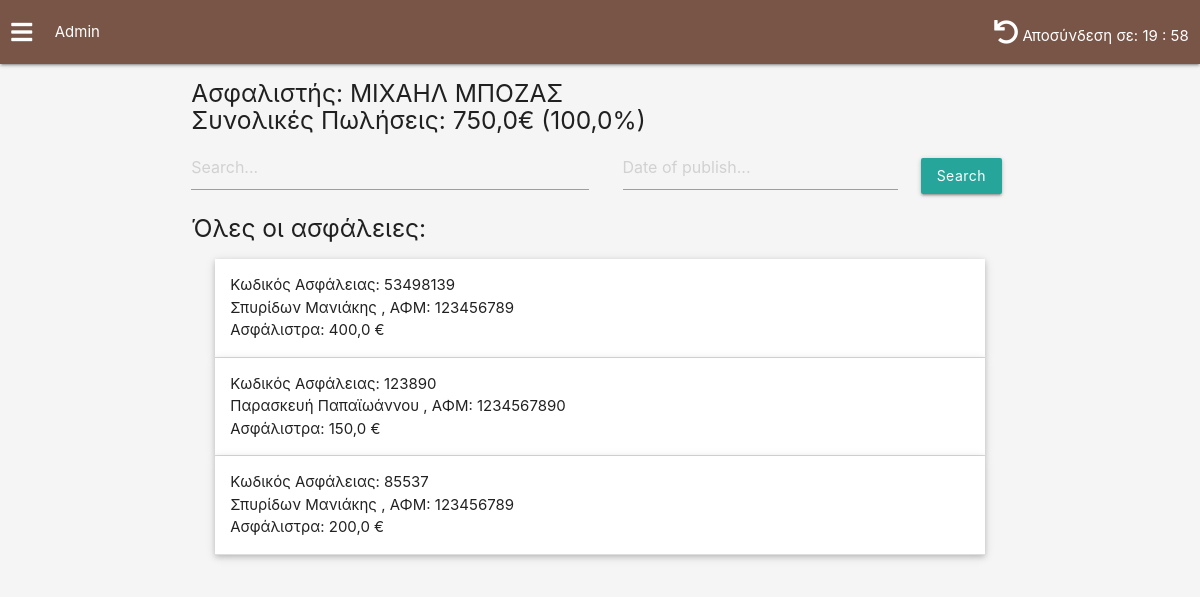
The app's page /insurer_details/2 (signed in) with its own data.
### myApp/models.py (models this page shows, shortened)
class Insurer(AbstractUser):
    employee_externalPartner_choices = (
        ('Υπάλληλος', 'Υπάλληλος'),
        ('Εξωτερικός', 'Εξωτερικός')
    )
    first_name               = models.CharField(max_length=64, default="")
    last_name                = models.CharField(max_length=64, default="")
    address                  = models.CharField(max_length=254, default="")
    age                      = models.IntegerField(default=1)
    AFM                      = models.IntegerField(null=True, default=None, unique=True)
    employee_externalPartner = models.CharField(max_length=64, choices=employee_externalPartner_choices, default="")
    class Meta:
        verbose_name_plural = "Insurers"

class Insurance(models.Model):
    duration_choices = (
        ("Ετήσια", "Ετήσια"),
        ("Εξάμηνη", "Εξάμηνη"),
        ("Τρίμηνη", "Τρίμηνη")
    )
    payment_method_choices = (
        ("Ετήσια", "Ετήσια"),
        ("Εξάμηνη", "Εξάμηνη"),
        ("Τρίμηνη", "Τρίμηνη")
    )
    insurance_company_choices = (
        ("Εθνική", "Εθνική"),
        ("NN", "NN"),
        ("Groupama", "Groupama")
    )
    kind_of_contract_choices = (
        ("Ζωής", "Ζωής"),
        ("Οχήματος", "Οχήματος"),
        ("Πυρός", "Πυρός"),
        ("Αστικής Ευθύνης", "Αστικής Ευθύνης")
    )
    kind_of_contract   = models.CharField(max_length=128, choices=kind_of_contract_choices, default="")
    active             = models.BooleanField(default=True)
    insurance_company  = models.CharField(max_length=64, choices=insurance_company_choices, default="")
    renew_date         = models.DateField(null=True)
    dateOfPublish      = models.DateField(null=True)
    duration           = models.CharField(max_length=64, choices=duration_choices)
    payment_method     = models.CharField(max_length=64, choices=payment_method_choices)
    insurance_premiums = models.FloatField(null=True, default=0)
    insurance_code     = models.IntegerField(null=True, default=0, unique=True)
    customer           = models.ForeignKey(Customer, on_delete=models.CASCADE)
    insurer            = models.ForeignKey(Insurer, on_delete=models.CASCADE)

class Customer(models.Model):
    first_name  = models.CharField(max_length=64, default="")
    last_name   = models.CharField(max_length=64, default="")
    AFM         = models.IntegerField(default=0, unique=True)
    AMKA        = models.IntegerField(default=0, unique=True)
    address     = models.CharField(max_length=128, default="")
    dateOfBirth = models.DateField(null=True)
    age         = models.IntegerField(null=True, default=0)
    insurer     = models.ForeignKey(Insurer, on_delete=models.CASCADE)

### myApp/views.py (the view, shortened to what this page needs)
# urls.py: path('insurer_details/<int:insurer_id>', views.insurer_details, name="insurer_details"),
def insurer_details(request, insurer_id):
    if not request.user.is_authenticated:
        return render(request, "html/index.html", {"message": 'Invalid credentials.'})
    if not request.user.is_staff:
        return render(request, "html/index.html", {"message": "You can't access this page."})
    is_admin = True if request.user.is_staff else False
    insurer_to_display = Insurer.objects.get(id=insurer_id)
    insurances_to_display = Insurance.objects.filter(insurer=insurer_to_display)
    sum_total = 0
    sum_insurer = 0
    monthOfPublish = False
    has_insurances = True if insurances_to_display else False
    for insurance in Insurance.objects.all():
        sum_total += insurance.insurance_premiums
    for insurance in insurances_to_display:
        sum_insurer += insurance.insurance_premiums
    if sum_total != 0:
        percentage = (sum_insurer / sum_total) * 100
        percentage = round(percentage, 2)
    else:
        percentage = 0
    sum_month = 0
    user = {
        'insurer': insurer_to_display,
        'insurances': insurances_to_display,
        'sum_total': sum_total,
        'sum_insurer': sum_insurer,
        'percentage': percentage,
        'is_admin': is_admin,
        'monthOfPublish': monthOfPublish,
        'has_insurances': has_insurances,
        'sum_month': sum_month
    }
    return render(request, "html/insurer_details.html", user)

### myApp/templates/html/insurer_details.html (shortened to what this page needs)
{% extends "html/layout.html" %}
{% load static %}
{% block head %}
    <link rel="stylesheet" href="{% static 'myCss/dashboard.css' %}">
{% endblock %}
{% block body %}
    {% include 'html/navbar.html' %}
    <div class="container">
        <div class="row">
            <div class="col s12">
                <h5>
                    Ασφαλιστής: {{ insurer.first_name }} {{ insurer.last_name }} <br>
                    Συνολικές Πωλήσεις: {{ sum_insurer }}€ ({{ percentage }}%)
                </h5>
            </div>
            <div class="col m6 s12">
                <input type="text" id="myInput" aria-label="small" placeholder="Search..."
                        aria-describedby="inputGroup-sizing-sm">
            </div>
            <div class="col m6 s12">
                <form method="post">
                        <div class="col m9 s12">
                            <input type="text" id="myInputMonth" name="myInputMonth" aria-label="small" placeholder="Date of publish..."
                               aria-describedby="inputGroup-sizing-sm" class="datepicker" required>
                        </div>
                        <div class="col m3 offset-s4 s6">
                            <button class="btn search_by_date_button">Search</button>
                        </div>
                </form>
            </div>
            <div class="col s12">
                {% if monthOfPublish %}
                    <h5>Ασφάλειες για τον μήνα: {{ monthOfPublish }}</h5>
                    <h6>Πωλήσεις για αυτόν τον μήνα ({{ monthOfPublish }}): {{ sum_month }}€</h6>
                {% else %}
                    <h5>Όλες οι ασφάλειες:</h5>
                {% endif %}
            </div>
            <div class="col s12">
                <ul class="collapsible popout">
                    {% if insurances %}
                        {% for insurance in insurances %}
                            <li class="insurance_sale_card">
                                <div class="collapsible-header">
                                    Κωδικός Ασφάλειας: {{ insurance.insurance_code }} <br>
                                    {{ insurance.customer.first_name }} {{ insurance.customer.last_name }},
                                    ΑΦΜ: {{ insurance.customer.AFM }} <br>
                                    Ασφάλιστρα: {{ insurance.insurance_premiums }} €
                                </div>
                            </li>
                        {% endfor %}
                    {% endif %}
                </ul>
            </div>
        </div>
    </div>
{% endblock %}

### myApp/templates/html/navbar.html (shortened to what this page needs)
<div class="navbar-fixed">
    <nav>
        <div class="nav-wrapper brown darker-4 row">
            <div class="col"><i class="fas fa-bars sidenav-trigger" data-target="mobile-demo"></i></div>
            <div class="col hide-on-small-and-down">{{ user.last_name|capfirst }}</div>
            <div class="col right">
                <i class="fas fa-undo renew_button"></i>
                Αποσύνδεση σε: <span id="countdown">20 : 00</span>
            </div>
        </div>
    </nav>
</div>

### myApp/static/myCss/all_css.css (style rules this page uses)
html, body { height: 100%; background-color: whitesmoke; }
.btn { text-transform: none; }
.sidenav-trigger { cursor: pointer; float: none !important; margin: 0 !important; }
.renew_button { cursor: pointer; }

### myApp/static/myCss/dashboard.css (style rules this page uses)
html, body { height: 100%; background-color: whitesmoke; }
.btn { margin-top: 1em; }

### records on screen
Insurer: last_name "Admin"
Insurer: first_name "ΜΙΧΑΗΛ", last_name "ΜΠΟΖΑΣ"
Insurance: insurance_code "53498139", customer.first_name "Σπυρίδων", customer.last_name "Μανιάκης", customer.AFM "123456789", insurance_premiums "400,0"
Insurance: insurance_code "123890", customer.first_name "Παρασκευή", customer.last_name "Παπαϊωάννου", customer.AFM "1234567890", insurance_premiums "150,0"
Insurance: insurance_code "85537", customer.first_name "Σπυρίδων", customer.last_name "Μανιάκης", customer.AFM "123456789", insurance_premiums "200,0"

### other values on screen
{{ sum_insurer }} "750,0"
{{ percentage }} "100,0"
